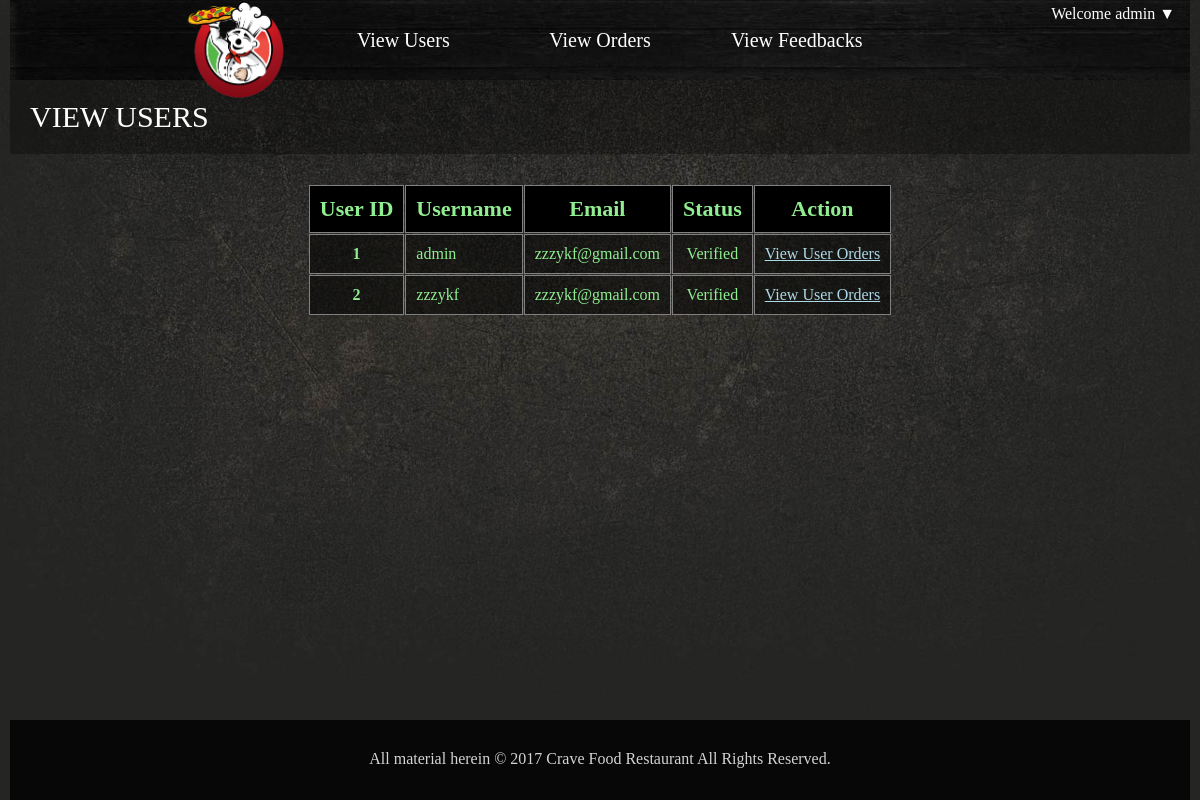
/admin.php (signed in), run on the app's committed database.
### tables this page shows
CREATE TABLE `users` (
  `id` int(20) NOT NULL,
  `username` varchar(50) NOT NULL,
  `email` varchar(100) NOT NULL,
  `password` varchar(50) NOT NULL,
  `confirmcode` varchar(32) NOT NULL,
  `status` char(10) NOT NULL
);

### admin.php (the view, shortened to what this page needs)
<!DOCTYPE html>
<?php
    include("db.php");
    $query = "SELECT * FROM users ";
    $result = mysqli_query($conn, $query);
?>
<html>
<head>
    <link rel="stylesheet" href="https://s3-us-west-2.amazonaws.com/s.cdpn.io/148866/reset.css">
    <link rel="stylesheet" href="css/main.css" />
</head>
<body>
    <div class="screen">
        <div class="header">
            <header class="fixed-header">
                <div class="logo-container" style="width: 25%;">
                    <a href="index.php"><img src="img/logo.png" id="logo" /></a>
                </div>
                <div class="menu-row" style="width: 50%;">
                    <div class="menus" style="width: 33.3333%;"  onclick="location.href='admin.php'">
                            View Users
                    </div>
                    <div class="menus" style="width: 33.3333%;" onclick="location.href='admin-vieworders.php'">
                        View Orders
                    </div>
                    <div class="menus" style="width: 33.3333%;" onclick="location.href='admin-viewfeedbacks.php'">
                        View Feedbacks
                    </div>
                </div>
                <div class="login-row" style="width: 25%;">
                    <?php if(isset($_SESSION['username'])) {
                            if($_SESSION['username']=='admin'){ ?>
                    <div class="loggedin">
                        <a>Welcome <?= $_SESSION['username'] ?> &#x25BC;</a>
                    </div>
                    <?php  } }else {
                        header("Location: index.php");
                    }?>
                </div>
            </header>
        </div>
        <div class="order-container">
            <div class="txt-heading">VIEW USERS </div>
            <?php if (mysqli_num_rows($result) != 0) {
            ?>
            <table cellpadding="10" cellspacing="1">
                <tbody>
                    <tr style="font-size: 22px; background-color: black;">
                        <th style="text-align:center;"><strong>User ID</strong></th>
                        <th style="text-align:center;"><strong>Username</strong></th>
                        <th style="text-align:center;"><strong>Email</strong></th>
                        <th style="text-align:center;"><strong>Status</strong></th>
                        <th style="text-align:center;"><strong>Action</strong></th>
                    </tr>
                    <?php
                        while($row = mysqli_fetch_array($result)){
                            ?>
                                    <tr>
                                        <td style="text-align: center;"><strong><?php echo $row["id"]; ?></strong></td>
                                        <td stlye="text-align: right;"><?php echo $row["username"] ?></td>
                                        <td style="text-align: right;"><?php echo $row["email"] ?></td>
                                        <td style="text-align:center;"><?php if($row["status"] == 'Active') {
                                        echo "Verified";} else {
                                            echo "Not Verify Yet";
                                        } ?></td>
                                        <td style="text-align:center;">
                                            <a href="admin-viewuserdetails.php?userid=<?php echo $row["id"]; ?>" style=" color: lightblue;">View User Orders</a>
                                        </td>
                                    </tr>
                                    <?php
                            }
                            ?>
                </tbody>
            </table>
            <?php
            } else { ?>
                <div style="padding-top: 20px; padding-left: 30px; font-size: 20px; color:lightgreen">Unfortunately, no order is made by users.</div>
            <?php }
             ?>
        </div>
        <div class="footer">
            All material herein © 2017 Crave Food Restaurant All Rights Reserved.
        </div>
    </div>
</body>
</html>

### css/main.css (style rules this page uses)
*, *:after, *:before { box-sizing: border-box; }
body { margin: 0; padding: 0 0; min-height: 100%; min-width: 100%; width: auto; height: auto; background: url(background.jpg) no-repeat center center fixed; background-size: cover; }
.screen { max-width: 1180px; width: auto; min-height: 100vh; margin: 0 auto; overflow: hidden; position: relative; padding-bottom: 180px; }
.footer { background-color: black; opacity: 0.8; position: absolute; bottom: 0; left: 0; width: 100%; height: 80px; color: white; text-align: center; padding-top: 30px; }
.header { max-width: 1180px; width: auto; height: 80px; margin: 0 auto; position: relative; }
.header .fixed-header { max-width: 1180px; width: 100%; height: 80px; position: fixed; background-image: url(navbar.jpg); z-index: 101; display: flex; justify-content: center; align-items: center; }
.header .fixed-header .logo-container { width: 30%; min-width: 80px; min-height: 80px; height: 80px; padding-right: 20px; text-align: right; }
.header .fixed-header .logo-container #logo { width: 100px; height: 100px; }
.header .fixed-header .menu-row { width: 40%; min-width: 450px; display: flex; justify-content: center; align-items: center; height: 80px; }
.header .fixed-header .menu-row .menus { width: 150px; height: 80px; font-family: Cooper; font-size: 20px; cursor: pointer; color: white; display: flex; justify-content: center; align-items: center; }
.header .fixed-header .login-row { width: 30%; height: 80px; color: white; display: flex; justify-content: center; align-items: center; position: relative; }
.header .fixed-header .login-row .loggedin { position: absolute; right: 0px; top: 0px; padding: 5px 15px; text-align: right; min-width: 200px; }

### admin.php (style rules this page uses)
.txt-heading { background: rgba(0,0,0,0.3); padding: 20px 20px; border-radius: 2px; color: #FFF; margin-bottom:10px; font-size: 30px; }
table { margin: 30px auto 0; }
tr { display: table-row; white-space: normal; line-height: normal; font-weight: normal; font-size: medium; font-style: normal; text-align: start; color: lightgreen; border: solid; border-color: grey; border-width: 0.01em; vertical-align: text-top; background: rgba(0,0,0,0.3); }
th, td { border: solid; border-width: 0.01em; border-color: grey; padding: 10px; vertical-align: text-top; background: rgba(0,0,0,0.3); }
.order-container { min-height: 60vh; width: 100%; height: 100%; }

### data on the page
users: id "1", username "admin", email "zzzykf@gmail.com", status "Verified"
users: id "2", username "zzzykf", email "zzzykf@gmail.com", status "Verified"

### other printed values
$_SESSION['username'] "admin"
